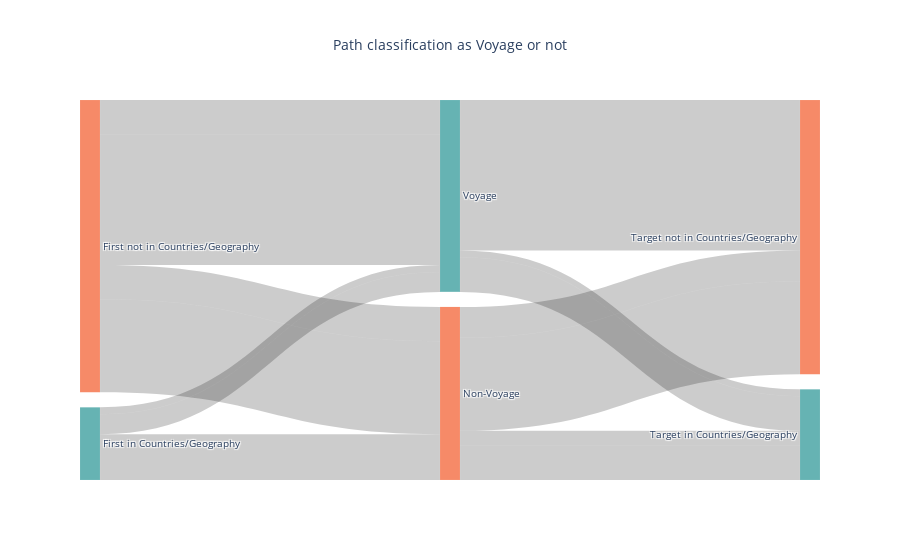

Here is the notebook cell this chart was saved with:
### Markdown cell above
### Cluster Analysis (Hierarchical Clustering)
Find clusters of words that are more similar to each other than to words in other clusters. At the bottom of the tree, most similar pairs are formed, then pairs of pairs are compared and so on. Check out <a href=https://docs.scipy.org/doc/scipy/reference/generated/scipy.cluster.hierarchy.linkage.html> this link </a> for more detail and <a href=https://stackoverflow.com/questions/66969893/scipy-and-the-hierarchical-clustering-input> this </a> or <a href=https://joernhees.de/blog/2015/08/26/scipy-hierarchical-clustering-and-dendrogram-tutorial> this link </a> to get a somewhat intuitive idea how how 2D clustering works. The clustering allows to reorder the similarity matrix in a way that regroups articles with high similarity. More analysis needs to be done to understand what the clusters essentially are and represent.

### Code cell
import pandas as pd
import plotly.graph_objects as go

# Mapping for start, voyage, and end nodes
df_finished_voyage['start_category_label'] = df_finished_voyage['start_category'].apply(lambda x: 'First in Countries/Geography' if x in ['Countries', 'Geography'] else 'First not in Countries/Geography')
df_finished_voyage['end_category_label'] = df_finished_voyage['end_category'].apply(lambda x: 'Target in Countries/Geography' if x in ['Countries', 'Geography'] else 'Target not in Countries/Geography')
df_finished_voyage['voyage_label'] = df_finished_voyage['voyage'].apply(lambda x: 'Voyage' if x else 'Non-Voyage')

# Count occurrences for each flow from start -> voyage -> end
flows = df_finished_voyage.groupby(['start_category_label', 'voyage_label', 'end_category_label']).size().reset_index(name='count')

# Define nodes for the Sankey diagram
labels = ['First in Countries/Geography', 'First not in Countries/Geography',
          'Voyage', 'Non-Voyage',
          'Target in Countries/Geography', 'Target not in Countries/Geography']

# Create mappings for source and target node indices
label_map = {label: i for i, label in enumerate(labels)}

# Map flows to Sankey source, target, and value arrays
sources = []
targets = []
values = []

for _, row in flows.iterrows():
    # Add start -> voyage
    sources.append(label_map[row['start_category_label']])
    targets.append(label_map[row['voyage_label']])
    values.append(row['count'])

    # Add voyage -> end
    sources.append(label_map[row['voyage_label']])
    targets.append(label_map[row['end_category_label']])
    values.append(row['count'])


node_colors = [
    "rgba(0, 128, 128, 0.6)",  "rgba(244,109,67,0.8)",   
    "rgba(0, 128, 128, 0.6)",  "rgba(244,109,67,0.8)",   
    "rgba(0, 128, 128, 0.6)",  "rgba(244,109,67,0.8)"
    ]

link_colors = [
    "rgba(146,197,222,0.6)",  "rgba(244,109,67,0.6)",   
    "rgba(146,197,222,0.6)",  "rgba(244,109,67,0.6)",   
    "rgba(146,197,222,0.6)",  "rgba(244,109,67,0.6)"
    ]

# Create the Sankey plot
fig = go.Figure(data=[go.Sankey(
    node=dict(pad=15, thickness=20, line=dict(color="white", width=0.1), label=labels, color=node_colors),
    link=dict(source=sources, target=targets, value=values)
)])

fig.update_layout(
    title_text="Path classification as Voyage or not",
    font_size=10,
    title_font_size=14,
    title_x=0.5,
    plot_bgcolor="white"
)

fig.show()
from scipy.cluster.hierarchy import dendrogram, linkage, leaves_list

# Perform hierarchical clustering
linkage_matrix = linkage(similarity_matrix, method='ward')

# Plot the dendrogram
plt.figure(figsize=(12, 6))
dendrogram(linkage_matrix)
plt.title('Hierarchical Clustering Dendrogram')
plt.xlabel('Article Index (sorted by similarity)')
plt.tick_params(
    axis='x',          
    which='both',      
    bottom=False,      
    top=False,    
    labelbottom=False)
plt.ylabel('Distance')
plt.show()

### Figure 1 — Plotly figure (JSON) as saved in the notebook; plotly's stock layout.template omitted (floating-point values rounded to 4 significant figures)
{"data": [{"link": {"source": [0, 3, 0, 3, 0, 2, 0, 2, 1, 3, 1, 3, 1, 2, 1, 2], "target": [3, 4, 3, 5, 2, 4, 2, 5, 3, 4, 3, 5, 2, 4, 2, 5], "value": [2091, 2091, 4336, 4336, 970, 970, 2807, 2807, 4810, 4810, 13045, 13045, 4858, 4858, 18293, 18293]}, "node": {"color": ["rgba(0, 128, 128, 0.6)", "rgba(244,109,67,0.8)", "rgba(0, 128, 128, 0.6)", "rgba(244,109,67,0.8)", "rgba(0, 128, 128, 0.6)", "rgba(244,109,67,0.8)"], "label": ["First in Countries/Geography", "First not in Countries/Geography", "Voyage", "Non-Voyage", "Target in Countries/Geography", "Target not in Countries/Geography"], "line": {"color": "white", "width": 0.1}, "pad": 15, "thickness": 20}, "type": "sankey"}], "layout": {"font": {"size": 10}, "plot_bgcolor": "white", "title": {"font": {"size": 14}, "text": "Path classification as Voyage or not", "x": 0.5}}}
